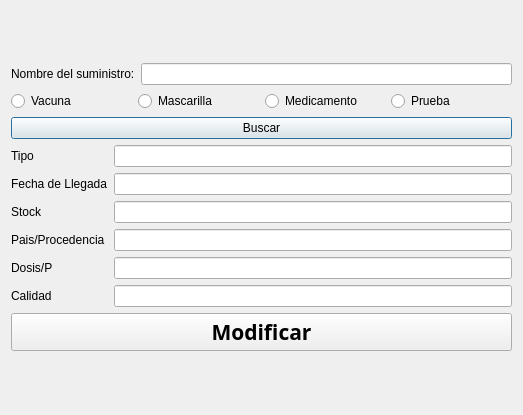
<?xml version="1.0" encoding="UTF-8"?>
<ui version="4.0">
 <class>Buscar_Sumi</class>
 <widget class="QDialog" name="Buscar_Sumi">
  <property name="geometry">
   <rect>
    <x>0</x>
    <y>0</y>
    <width>523</width>
    <height>415</height>
   </rect>
  </property>
  <property name="windowTitle">
   <string>Buscar/modificar</string>
  </property>
  <layout class="QGridLayout" name="gridLayout_4">
   <item row="0" column="0">
    <layout class="QGridLayout" name="gridLayout_3">
     <item row="0" column="0">
      <layout class="QGridLayout" name="gridLayout">
       <item row="0" column="0">
        <layout class="QVBoxLayout" name="verticalLayout">
         <item>
          <layout class="QHBoxLayout" name="horizontalLayout">
           <item>
            <widget class="QLabel" name="label">
             <property name="text">
              <string>Nombre del suministro:</string>
             </property>
            </widget>
           </item>
           <item>
            <widget class="QLineEdit" name="nombre"/>
           </item>
          </layout>
         </item>
         <item>
          <layout class="QHBoxLayout" name="horizontalLayout_2">
           <item>
            <widget class="QRadioButton" name="vacuna">
             <property name="text">
              <string>Vacuna</string>
             </property>
             <property name="icon">
              <iconset resource="Icons.qrc">
               <normaloff>:/6673743_health_hospital_injection_icon.png</normaloff>:/6673743_health_hospital_injection_icon.png</iconset>
             </property>
             <property name="iconSize">
              <size>
               <width>20</width>
               <height>20</height>
              </size>
             </property>
             <attribute name="buttonGroup">
              <string notr="true">buttonGroup</string>
             </attribute>
            </widget>
           </item>
           <item>
            <widget class="QRadioButton" name="mascarilla">
             <property name="text">
              <string>Mascarilla</string>
             </property>
             <property name="icon">
              <iconset resource="Icons.qrc">
               <normaloff>:/5803988_mask_covid_icon.png</normaloff>:/5803988_mask_covid_icon.png</iconset>
             </property>
             <property name="iconSize">
              <size>
               <width>20</width>
               <height>20</height>
              </size>
             </property>
             <attribute name="buttonGroup">
              <string notr="true">buttonGroup</string>
             </attribute>
            </widget>
           </item>
           <item>
            <widget class="QRadioButton" name="medicamento">
             <property name="text">
              <string>Medicamento</string>
             </property>
             <property name="icon">
              <iconset resource="Icons.qrc">
               <normaloff>:/2119342_medicines_scientific_icon.png</normaloff>:/2119342_medicines_scientific_icon.png</iconset>
             </property>
             <property name="iconSize">
              <size>
               <width>20</width>
               <height>20</height>
              </size>
             </property>
             <attribute name="buttonGroup">
              <string notr="true">buttonGroup</string>
             </attribute>
            </widget>
           </item>
           <item>
            <widget class="QRadioButton" name="prueba">
             <property name="text">
              <string>Prueba</string>
             </property>
             <property name="icon">
              <iconset resource="Icons.qrc">
               <normaloff>:/5991186_blood_coronavirus_icon.png</normaloff>:/5991186_blood_coronavirus_icon.png</iconset>
             </property>
             <property name="iconSize">
              <size>
               <width>20</width>
               <height>20</height>
              </size>
             </property>
             <attribute name="buttonGroup">
              <string notr="true">buttonGroup</string>
             </attribute>
            </widget>
           </item>
          </layout>
         </item>
        </layout>
       </item>
       <item row="1" column="0">
        <widget class="QPushButton" name="pushButtonbuscar">
         <property name="text">
          <string>Buscar</string>
         </property>
        </widget>
       </item>
      </layout>
     </item>
     <item row="1" column="0">
      <layout class="QGridLayout" name="gridLayout_2">
       <item row="0" column="0">
        <widget class="QLabel" name="label_tipo">
         <property name="text">
          <string>Tipo</string>
         </property>
        </widget>
       </item>
       <item row="0" column="1">
        <widget class="QLineEdit" name="tipo"/>
       </item>
       <item row="1" column="0">
        <widget class="QLabel" name="label_fecha">
         <property name="text">
          <string>Fecha de Llegada</string>
         </property>
        </widget>
       </item>
       <item row="1" column="1">
        <widget class="QLineEdit" name="fecha"/>
       </item>
       <item row="2" column="0">
        <widget class="QLabel" name="label_stock">
         <property name="text">
          <string>Stock</string>
         </property>
        </widget>
       </item>
       <item row="2" column="1">
        <widget class="QLineEdit" name="stock"/>
       </item>
       <item row="3" column="0">
        <widget class="QLabel" name="label_pais">
         <property name="text">
          <string>Pais/Procedencia</string>
         </property>
        </widget>
       </item>
       <item row="3" column="1">
        <widget class="QLineEdit" name="pais">
         <property name="text">
          <string/>
         </property>
        </widget>
       </item>
       <item row="4" column="0">
        <widget class="QLabel" name="label_dosis">
         <property name="text">
          <string>Dosis/P</string>
         </property>
        </widget>
       </item>
       <item row="4" column="1">
        <widget class="QLineEdit" name="dosis">
         <property name="text">
          <string/>
         </property>
        </widget>
       </item>
       <item row="5" column="0">
        <widget class="QLabel" name="label_calidad">
         <property name="text">
          <string>Calidad</string>
         </property>
        </widget>
       </item>
       <item row="5" column="1">
        <widget class="QLineEdit" name="calidad">
         <property name="text">
          <string/>
         </property>
        </widget>
       </item>
      </layout>
     </item>
     <item row="2" column="0">
      <widget class="QPushButton" name="enviarpushbuton">
       <property name="font">
        <font>
         <family>Berlin Sans FB Demi</family>
         <pointsize>16</pointsize>
         <weight>75</weight>
         <bold>true</bold>
        </font>
       </property>
       <property name="cursor">
        <cursorShape>PointingHandCursor</cursorShape>
       </property>
       <property name="text">
        <string>Modificar</string>
       </property>
      </widget>
     </item>
    </layout>
   </item>
  </layout>
 </widget>
 <resources>
  <include location="Icons.qrc"/>
 </resources>
 <connections/>
 <buttongroups>
  <buttongroup name="buttonGroup"/>
 </buttongroups>
</ui>
